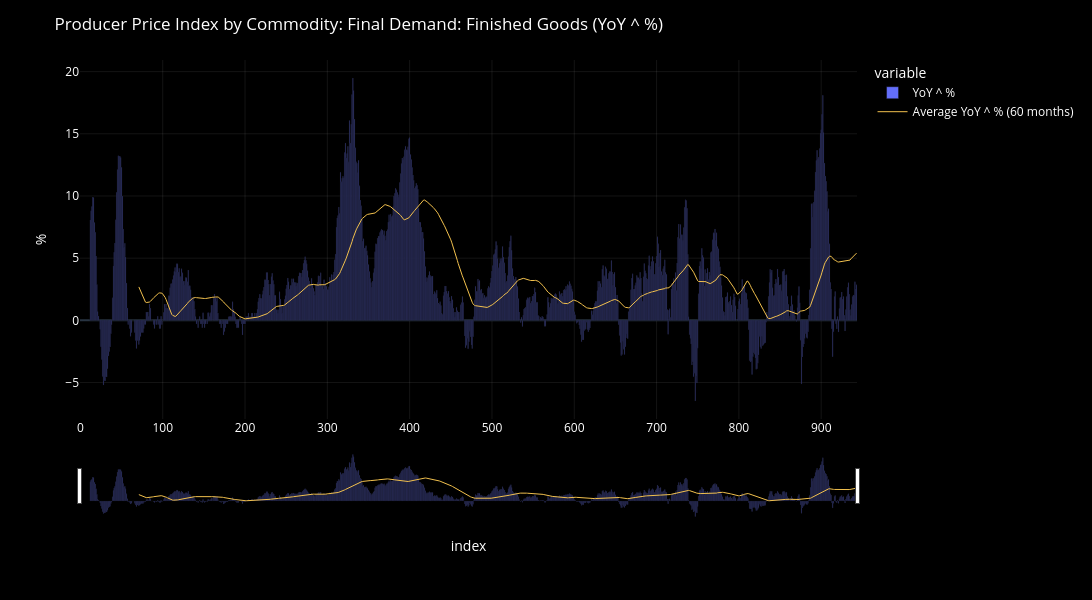

The notebook cell this image was saved under:
### Code cell
fig = plot_df_chart(
    df[[COL]],
    chart_title = DICT[INDICATOR]["title"] + f' ({COL})',
    chart_type = "bar",
    yaxis_title = "%",
    draw=False,
)

AVG_PERIOD = 12 * 5

fig.add_trace(go.Scatter(
    x=df.index,
    y=df[COL].rolling(window=AVG_PERIOD).mean(),
    name='Average ' + COL + f' ({AVG_PERIOD} months)',
    line=dict(
        width=1,
        color="#F2C14E",
        # dash="dash"
    ),
    # hoverinfo="skip",
    # showlegend=False,
))

fig.show()

### Figure 1 — Plotly figure (JSON) as saved in the notebook; plotly's stock layout.template omitted (floating-point values rounded to 4 significant figures; data arrays with more than 128 entries replaced by an {"elided": "..."} marker saying what was removed)
{"data": [{"hovertemplate": "<b>%{fullData.name}</b><br>%{y:.2f}<extra></extra>", "legendgroup": "YoY ^ %", "marker": {"color": "#636efa", "pattern": {"shape": ""}}, "name": "YoY ^ %", "orientation": "v", "showlegend": true, "textposition": "auto", "type": "bar", "x": {"elided": "944 int values"}, "xaxis": "x", "y": {"elided": "944 float values"}, "yaxis": "y"}, {"line": {"color": "#F2C14E", "width": 1}, "name": "Average YoY ^ % (60 months)", "type": "scatter", "x": {"elided": "944 int values"}, "y": {"elided": "944 float values"}}], "layout": {"barmode": "relative", "dragmode": "zoom", "font": {"color": "white", "size": 12}, "height": 600, "legend": {"bgcolor": "rgba(0,0,0,0)", "itemclick": "toggle", "itemdoubleclick": "toggleothers", "title": {"text": "variable"}, "tracegroupgap": 0}, "margin": {"t": 60}, "paper_bgcolor": "black", "plot_bgcolor": "black", "title": {"text": "Producer Price Index by Commodity: Final Demand: Finished Goods (YoY ^ %)"}, "width": 1300, "xaxis": {"anchor": "y", "domain": [0, 1], "gridcolor": "rgba(255,255,255,0.08)", "rangeslider": {"visible": true}, "showgrid": true, "title": {"text": "index"}}, "yaxis": {"anchor": "x", "domain": [0, 1], "fixedrange": false, "gridcolor": "rgba(255,255,255,0.08)", "showgrid": true, "title": {"text": "%"}}}}
